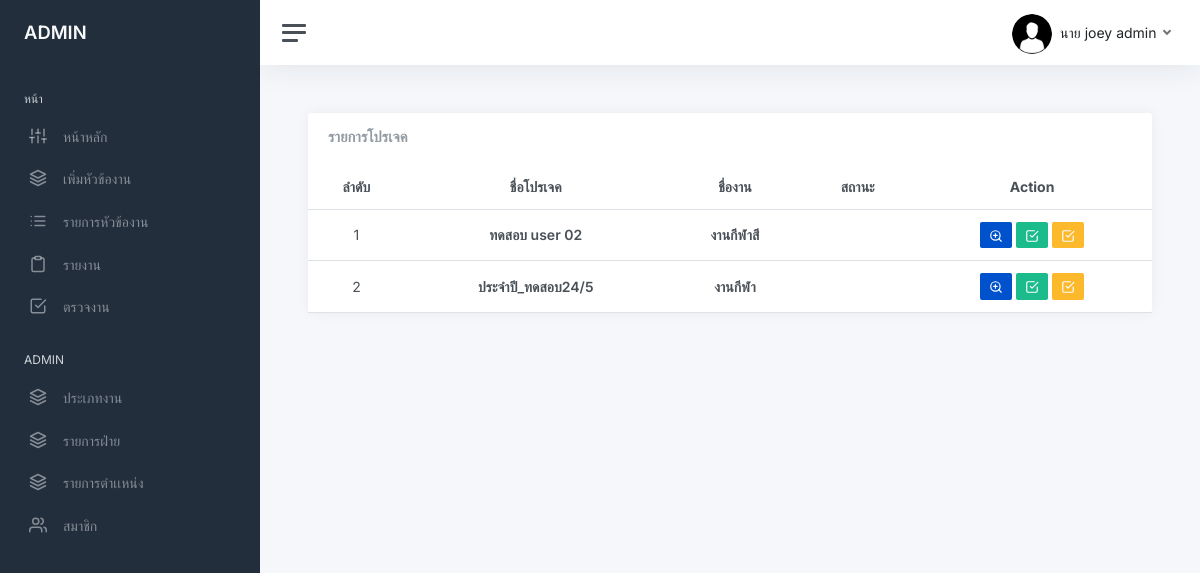
The app's page /checktask_list.php (signed in), older data.
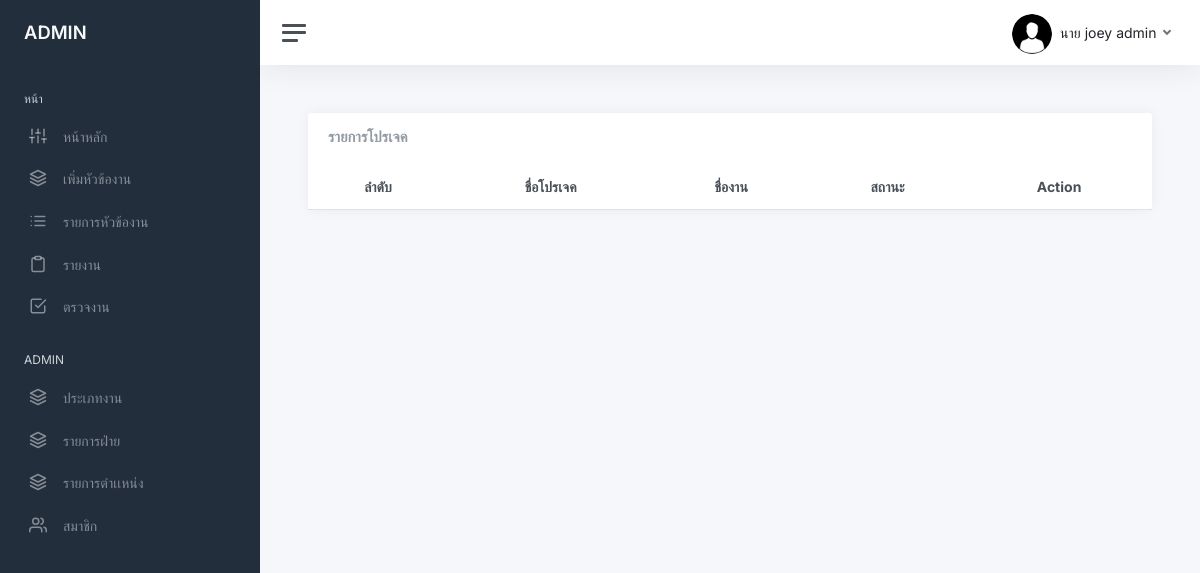
The same page, newer data.
### tables this page shows
CREATE TABLE `details` (
  `details_id` int NOT NULL,
  `project_id` int NOT NULL,
  `task_id` int NOT NULL,
  `comment` varchar(255) NOT NULL,
  `date_detalis` datetime DEFAULT NULL,
  `state_details` char(1) NOT NULL,
  `progress_details` float NOT NULL,
  `usersenddetails` int NOT NULL,
  `send_status` int NOT NULL,
  `status_timedetails` int NOT NULL,
  `detail` int DEFAULT NULL
);

CREATE TABLE `project` (
  `project_id` int NOT NULL,
  `name_project` varchar(255) NOT NULL,
  `description` text NOT NULL,
  `status_1` tinyint NOT NULL,
  `create_project` timestamp NOT NULL DEFAULT CURRENT_TIMESTAMP ON UPDATE CURRENT_TIMESTAMP,
  `start_date` datetime NOT NULL,
  `end_date` datetime NOT NULL,
  `manager_id` int NOT NULL,
  `status_2` int NOT NULL,
  `id_jobtype` int NOT NULL,
  `progress_project` float NOT NULL
);

CREATE TABLE `task_list` (
  `task_id` int NOT NULL,
  `name_tasklist` varchar(255) NOT NULL,
  `description_task` varchar(200) NOT NULL,
  `status_task` tinyint NOT NULL,
  `strat_date_task` datetime NOT NULL,
  `end_date_task` datetime NOT NULL,
  `project_id` int NOT NULL,
  `user_id` int NOT NULL,
  `progress_task` float NOT NULL,
  `status_timetask` int NOT NULL,
  `status_task2` int NOT NULL
);

### checktask_list.php (the view, shortened to what this page needs)
<?php
    require_once 'connect.php';
?>
<!DOCTYPE html>
<html lang="en">
<?php include "head.php"?>
<body>
<link rel="stylesheet" type="text/css" href="https://cdn.datatables.net/1.13.2/css/dataTables.bootstrap5.min.css"
<?php include "sidebar.php"?>
<form action="proc.php" method="post" class="form-horizontal" enctype="multipart/form-data">
    <main class="content">
                    <div class="card flex-fill">
                        <div class="card-header">
                            <h5 class="card-title mb-0">รายการโปรเจค</h5>
                        </div>
                        <div class="table-responsive-xl">
                            <table class="table table-hover my-0" id="example" >
                                <thead>
                                    <tr>
                                        <th class="id-col text-center">ลำดับ</th>
                                        <th class="name-col text-center">ชื่อโปรเจค</th>
                                        <th class="name-col text-center ">ชื่องาน</th>
                                        <th class="status-col text-center ">สถานะ</th>
                                        <th class="action-col text-center">Action</th>
                                    </tr>
                                </thead>
                                <tbody>
                                    <?php
                                        $i = 1;
                                        $where = "";
                                        if($row['level'] >= 3 ){
                                            $where = " where manager_id = '{$_SESSION['user_login']}' AND state_details	= 'y'";
                                        }else{
                                            $where = " where state_details	= 'y'";
                                        }
                                        $sql = "SELECT *
                                        FROM details
                                        natural  JOIN task_list/*  ON details.task_id = task_list.task_id */
                                        natural  JOIN project
                                        natural  JOIN user  $where /* ON details.project_id = project.project_id; */";
                                        $qry = $db->query($sql);
                                        $qry->execute();
                                        while ($row = $qry->fetch(PDO::FETCH_ASSOC)){
                                    ?>
                                        <tr class="id-col">
                                            <td ><?php echo $i++ ?></td>
                                                <td class="name-col">
                                                    <b><?php echo $row['name_project'] ?> </b>
						                        </td>
                                            <td class="name-col">
                                                <b><?php echo $row['name_tasklist']?>  <?php echo showstatustime($row['status_timetask']) ?></b>
                                            </td>
                                            <td class="status-col ">
                                            </td>
                                            <td class="text-center">
                                                <a class="btn btn-bitbucket btn-sm" title="ดูรายละเอียดงาน" data-bs-toggle="modal" data-bs-target="#viewdetailsmodal<?php echo $row['details_id']?>"><i data-feather="zoom-in"></i></a>
                                                <button class="btn btn-success btn-sm checktasksuccess" title="งานเสร็จสิ้น" data-details_id="<?php echo $row['details_id'] ?>" data-task_id="<?php echo $row['task_id'] ?>" data-project_id="<?php echo $row['project_id'] ?>"> <i data-feather="check-square"></i></button>
                                                <a class="btn btn-warning btn-sm" title="ส่งงานกลับเเก้ไข" href="checktaskedit.php?details_id=<?php echo $row['details_id'] ?>&task_id=<?php echo $row['task_id'] ?>&project_id=<?php echo $row['project_id'] ?>&statustimetask=<?php  echo $row['status_timedetails']  ?>"> <i data-feather="check-square"></i></a>
                                            </td>
                                        </tr>
                                    <?php } ?>
                                </tbody>
                            </table>
                            </div>
                    </div>
        </main>
</form>
    </body>
</html>

Row changes from the older to the newer data that the page shows:
removed details: project.name_project "ทดสอบ user 02", task.name_tasklist "งานกีฬาสี"
removed details: project.name_project "ประจำปี_ทดสอบ24/5", task.name_tasklist "งานกีฬา"
